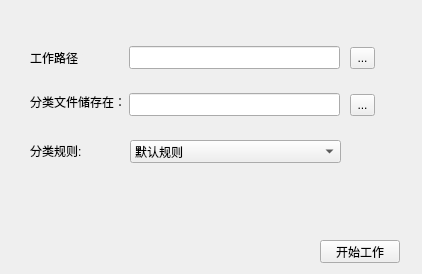
<?xml version="1.0" encoding="UTF-8"?>
<ui version="4.0">
 <class>Form</class>
 <widget class="QWidget" name="Form">
  <property name="geometry">
   <rect>
    <x>0</x>
    <y>0</y>
    <width>422</width>
    <height>274</height>
   </rect>
  </property>
  <property name="windowTitle">
   <string>Form</string>
  </property>
  <widget class="QPushButton" name="pushButton">
   <property name="geometry">
    <rect>
     <x>320</x>
     <y>240</y>
     <width>80</width>
     <height>23</height>
    </rect>
   </property>
   <property name="text">
    <string>开始工作</string>
   </property>
  </widget>
  <widget class="QLabel" name="label">
   <property name="geometry">
    <rect>
     <x>30</x>
     <y>50</y>
     <width>53</width>
     <height>15</height>
    </rect>
   </property>
   <property name="text">
    <string>工作路径：</string>
   </property>
  </widget>
  <widget class="QLabel" name="label_2">
   <property name="geometry">
    <rect>
     <x>30</x>
     <y>94</y>
     <width>101</width>
     <height>16</height>
    </rect>
   </property>
   <property name="text">
    <string>分类文件储存在：</string>
   </property>
  </widget>
  <widget class="QToolButton" name="toolButton">
   <property name="geometry">
    <rect>
     <x>350</x>
     <y>94</y>
     <width>25</width>
     <height>22</height>
    </rect>
   </property>
   <property name="text">
    <string>...</string>
   </property>
  </widget>
  <widget class="QLineEdit" name="lineEdit">
   <property name="geometry">
    <rect>
     <x>129</x>
     <y>93</y>
     <width>211</width>
     <height>23</height>
    </rect>
   </property>
  </widget>
  <widget class="QToolButton" name="toolButton_2">
   <property name="geometry">
    <rect>
     <x>350</x>
     <y>47</y>
     <width>25</width>
     <height>22</height>
    </rect>
   </property>
   <property name="text">
    <string>...</string>
   </property>
  </widget>
  <widget class="QLineEdit" name="lineEdit_2">
   <property name="geometry">
    <rect>
     <x>129</x>
     <y>46</y>
     <width>211</width>
     <height>23</height>
    </rect>
   </property>
  </widget>
  <widget class="QLabel" name="label_3">
   <property name="geometry">
    <rect>
     <x>30</x>
     <y>143</y>
     <width>53</width>
     <height>15</height>
    </rect>
   </property>
   <property name="text">
    <string>分类规则:</string>
   </property>
  </widget>
  <widget class="QComboBox" name="comboBox">
   <property name="geometry">
    <rect>
     <x>130</x>
     <y>140</y>
     <width>211</width>
     <height>23</height>
    </rect>
   </property>
   <item>
    <property name="text">
     <string>默认规则</string>
    </property>
   </item>
   <item>
    <property name="text">
     <string>自定义</string>
    </property>
   </item>
  </widget>
 </widget>
 <resources/>
 <connections/>
</ui>
